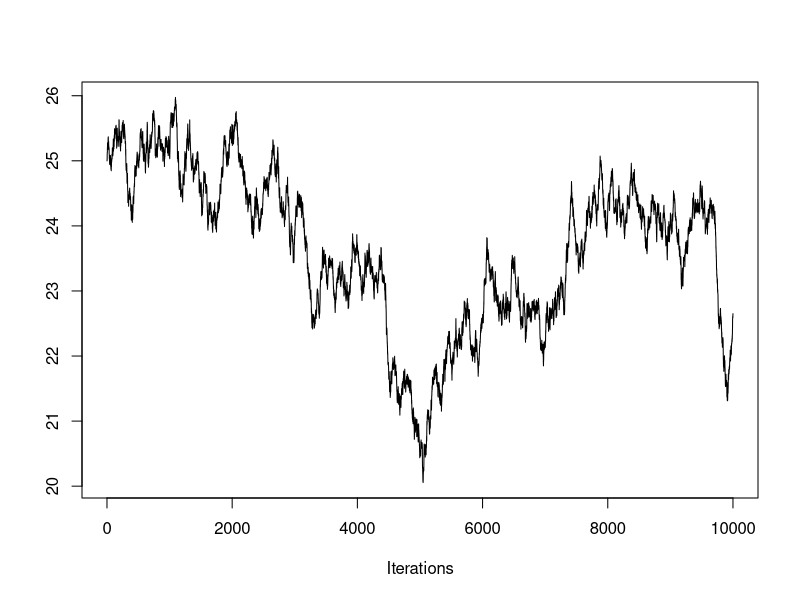
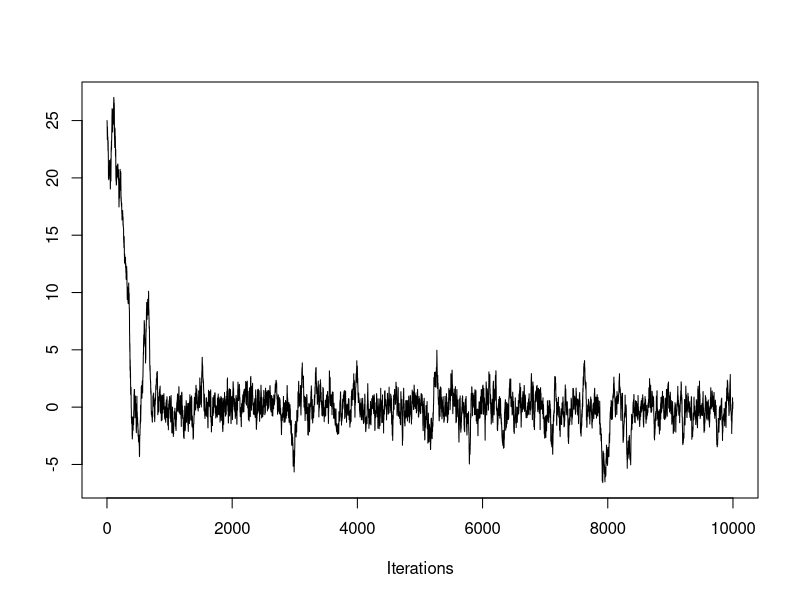
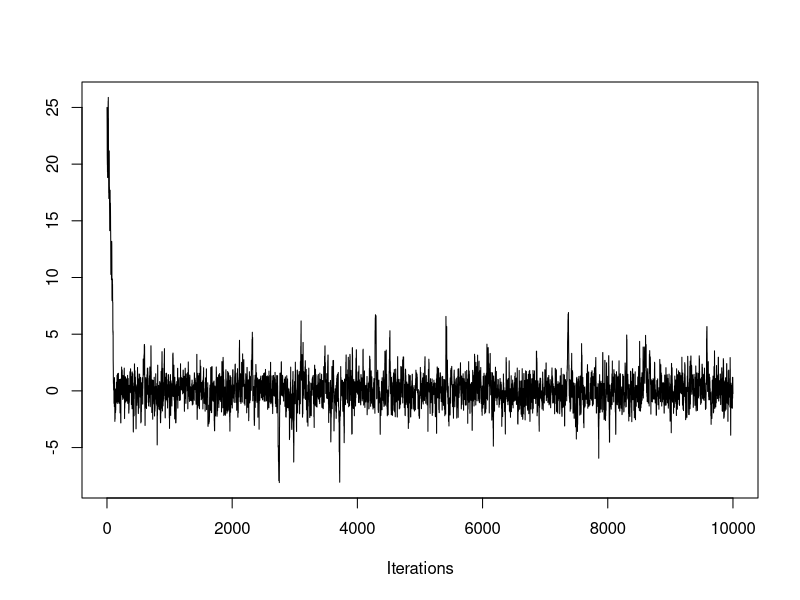
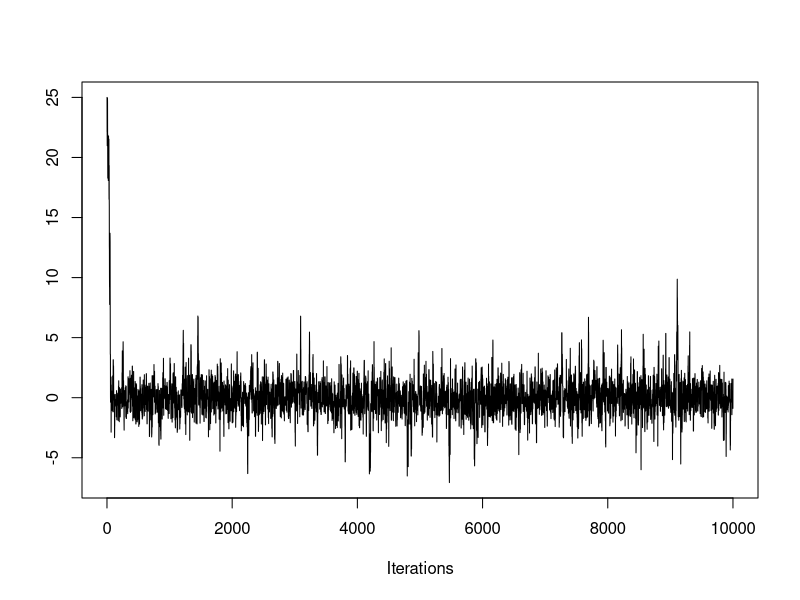
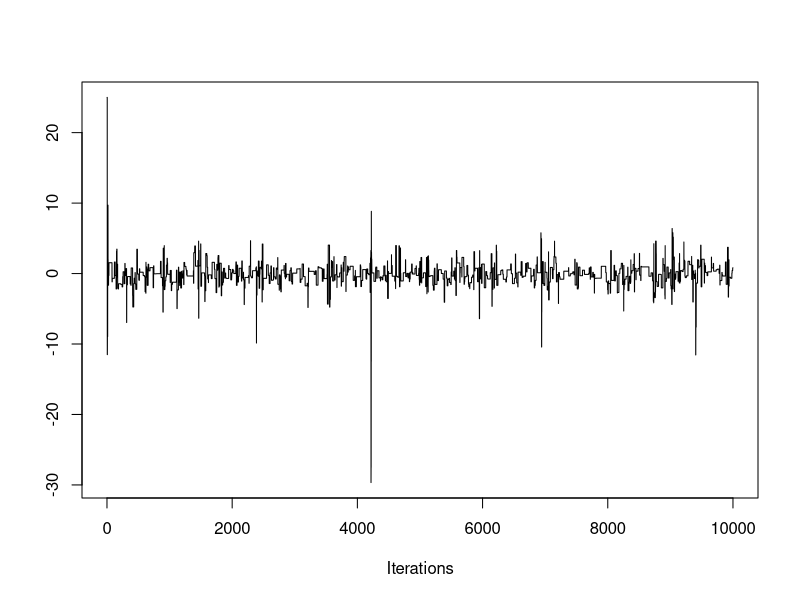
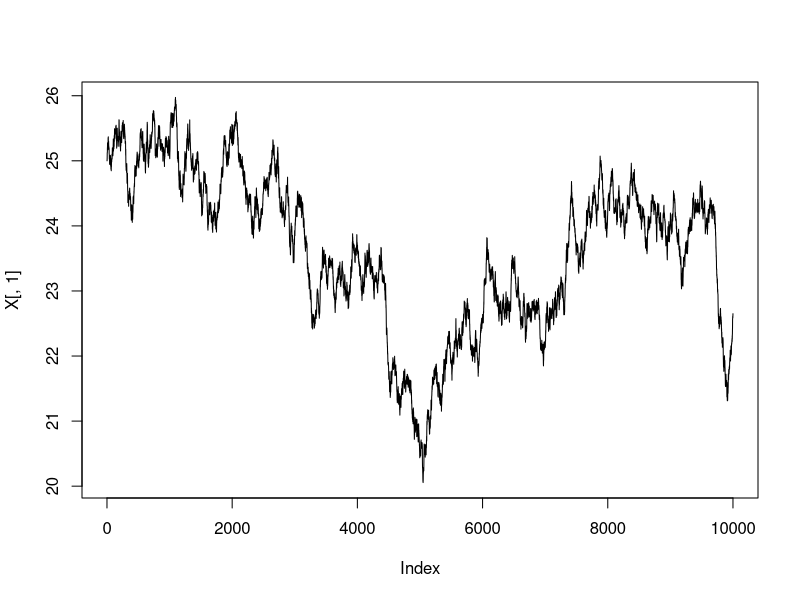
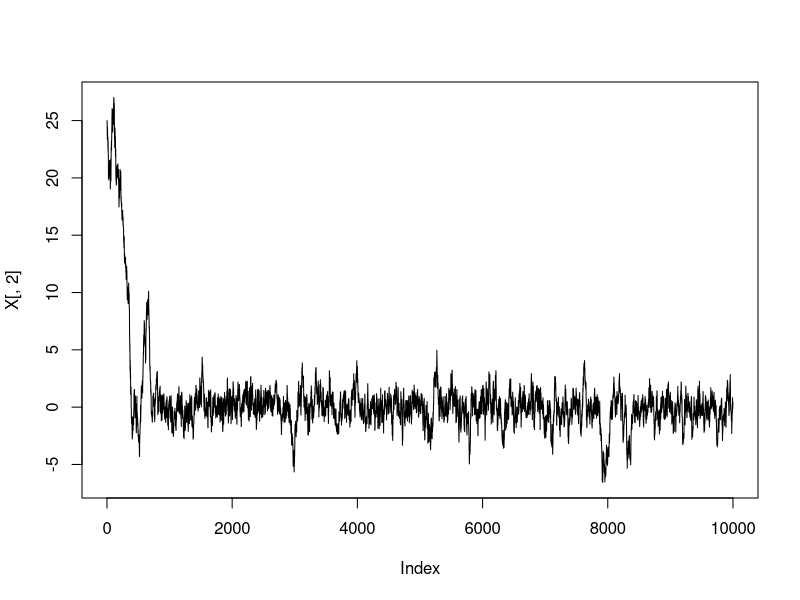
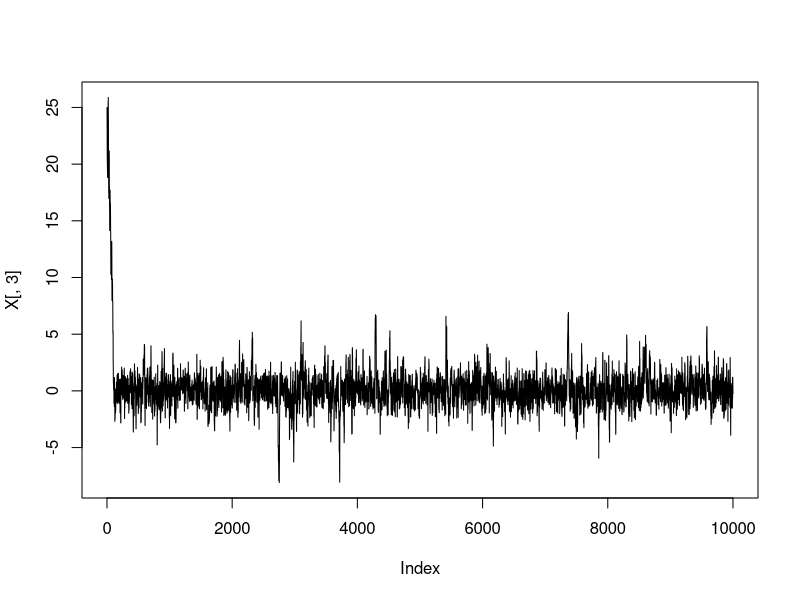

Write R code to recreate these figures, in order.
randomwalk<- function (nsim, sig) {
  x=numeric(nsim)
  x[1] = 25 # This is the initial value, grossly away from the target
  nu = 4
  ft = dt(x[1],nu)
  accept = 0
  for (i in 2:nsim){
    xs = rnorm(1,x[i-1],sig)
    fs = dt(xs,nu)
    r = fs/ft
    move <- "stay"
    if(r >= 1){
      move <- "leave"
    } else {
      move <- sample(x = c("stay", "leave"), size = 1, prob = c(1-r, r))
    }
    if (move == "leave"){
      x[i] = xs
      ft = fs
      accept = accept+1
    }else{
      x[i] = x[i-1]
    }
  }
  ratio = accept/nsim
  list(x = x, ratio = ratio)
}

set.seed(110)
nsim=10000
X = matrix(NA,nsim,5) # each column is a MC corresponding to a value of sigma
cnt=0
# Note that variance of target is 2
for (sig in c(.05,.5, 1.4, 2, 20)){
  temp = randomwalk(nsim, sig)
  cnt = cnt+1
  X[,cnt] = temp$x
}


#--------- diagnostic using coda
library(coda)
mcmc.draws = mcmc(X) # This turns our draws into an mcmc object
# you can do burn-in or drop draws with the start and end argument
summary(mcmc.draws) # Get summary statistics for each draw
traceplot(mcmc.draws)
1-rejectionRate(mcmc.draws)
par(mfrow=c(1,1))
par(ask = FALSE)
plot(X[,1],type='l') # low rejection rate
plot(X[,2],type='l') # not enough mixing
plot(X[,3],type='l') # good mixing
plot(X[,4],type='l') # good mixing
plot(X[,5],type='l') # high rejection rate


# May be used as a tool to determine burn in
temp=apply(X,2,cumsum)
means = temp/matrix(1:nsim,nsim,5)
par(ask=TRUE)
for( i in 1:5){
  plot(1:nsim,means[,i],type='l')
}

#Let's burn 2000 and look again
mcmc.draws = mcmc(X[2000:10000,]) # This turns our draws into an mcmc object
# you can do burn-in or drop draws with the start and end argument
summary(mcmc.draws) # Get summary statistics for each draw
1-rejectionRate(mcmc.draws)
par(mfrow=c(1,1))
par(ask = FALSE)
plot(X[2000:10000,1],type='l') # low rejection rate
plot(X[2000:10000,2],type='l') # not enough mixing
plot(X[2000:10000,3],type='l') # good mixing
plot(X[2000:10000,4],type='l') # good mixing
plot(X[2000:10000,5],type='l') # high rejection rate


#---------- Plot of auto correlation 
# (as lags increase, auto correlations should drop)
# 
par(ask=TRUE)
for( i in 1:4){
  acf(ts(X[,i]))
}
par(ask=FALSE)
# ---- Geweke Diagnostic
#compares two non-overlapping parts
#(usually the first 0.1 and last 0.5 proportions) 
# of the Markov chain to see if the two parts of 
# the chain are from the same distribution (null hypothesis).
# The test statistic is a standard Z-score with 
# the standard errors adjusted for autocorrelation.

geweke.diag(mcmc.draws)
geweke.plot(mcmc.draws)

hist(X[2000:10000,4],type='l', breaks = 50, freq = FALSE)
curve(dt(x,4), -10,10, add = TRUE, col = "red")
